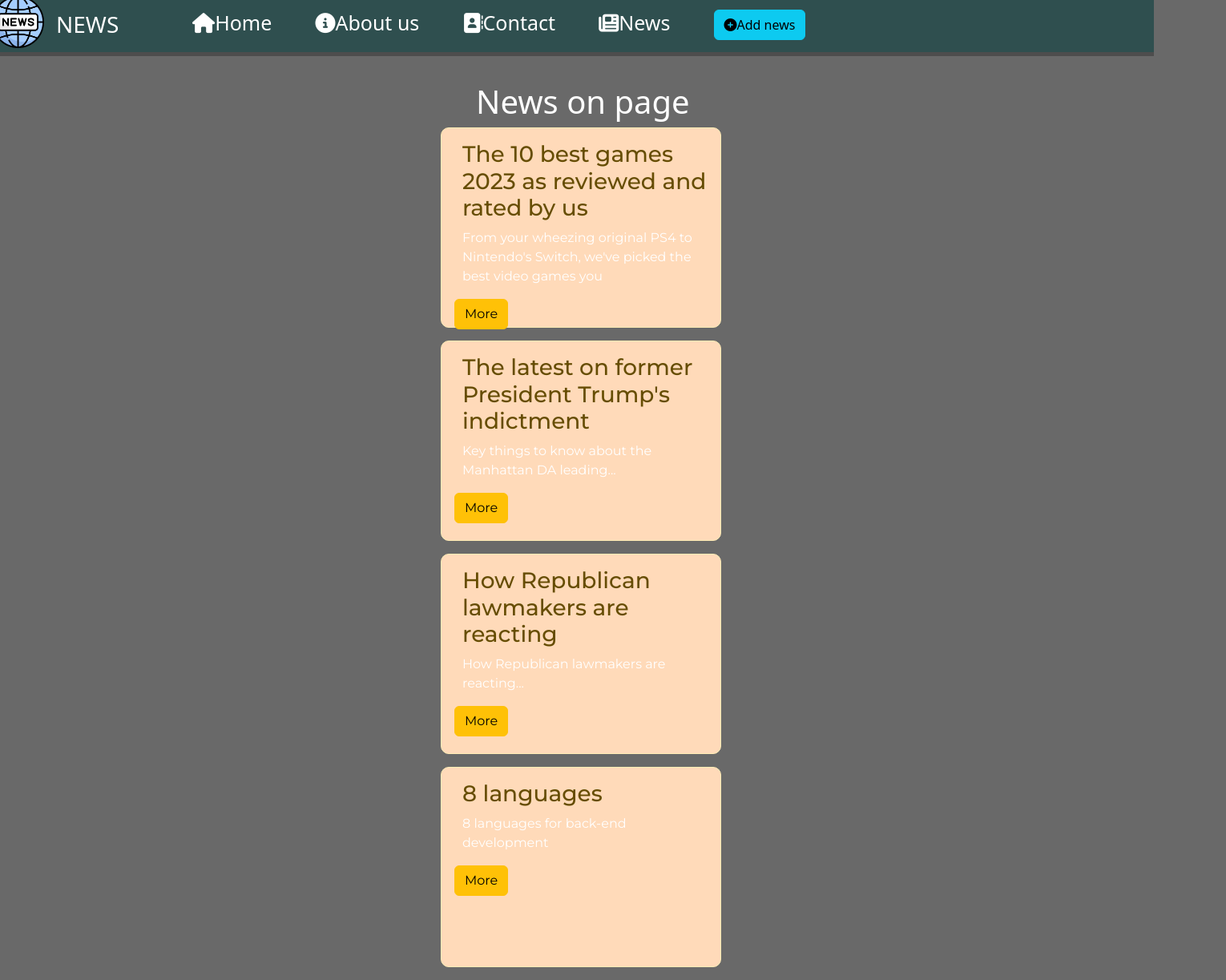
//news, run on an earlier commit of the app's database.
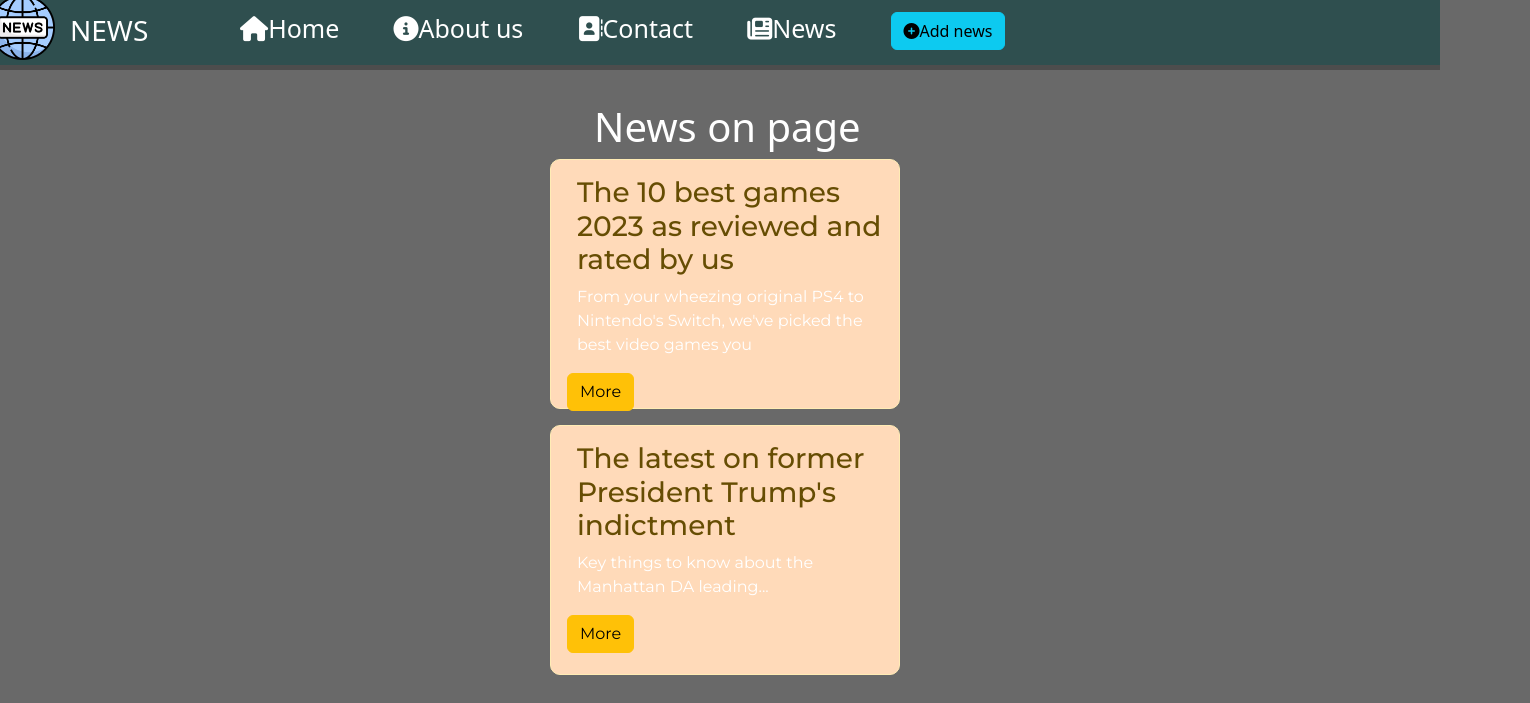
And on a later commit of the database.
### news/models.py (models this page shows, shortened)
class Article(models.Model):
    title = models.CharField("Название", max_length=50)
    anons = models.CharField('Анонс', max_length=100)
    full_text = models.TextField('Статья')
    date = models.DateTimeField('Дата публикация')
    class Meta:
        verbose_name = 'Новость'
        verbose_name_plural = 'Новости'

### news/views.py (the view)
# urls.py: path('', news_home, name='news_home'),
def news_home(request):
    news = Article.objects.order_by('date')
    return render(request, 'news/news_home.html', {'news': news})

### news/templates/news/news_home.html (shortened to what this page needs)
{% extends 'home/layout.html' %}
{% block main %}
    <div class="news_main">
        {% if news %}
            <h1 class="news-news">News on page</h1>
            {% for el in news %}
                <div class="alert alert-warning">
                    <h3 class="title-news">{{ el.title }}</h3>
                    <p class="anons-news">{{ el.anons }}</p>
                    <a href="{% url 'news-detail' el.id %}" class="btn btn-warning">More</a>
                </div>
            {% endfor %}
        {% else %}
            <p>Noting in news</p>
        {% endif %}
    </div>
{% endblock %}

### home/templates/home/layout.html (shortened to what this page needs)
{% load static %}
<!DOCTYPE html>
<html>
    <head>
        <link rel="stylesheet" href="https://cdn.jsdelivr.net/npm/bootstrap@5.2.3/dist/css/bootstrap.min.css">
        <link rel="stylesheet" href="{% static 'css/../../static/css/styl.css' %}">
    </head>
    <body>
    <aside>
        <img src="{% static 'img/1042680.png' %}" alt=logo">
        <div class="links">
            <h3>NEWS</h3>
            <li><a id="home" href="{% url 'home' %}"><i class="fa-solid fa-house"></i>Home</a></li>
            <li><a id="about" href="{% url 'about' %}"><i class="fa-solid fa-circle-info"></i>About us</a></li>
            <li><a id="contacts" href="{% url 'contacts' %}"><i class="fa-solid fa-address-book"></i>Contact</a></li>
            <li><a href="{% url 'news_home' %}"><i class="fa-solid fa-newspaper"></i>News</a></li>
            <li><a href="{% url 'create' %}"><button class="btn btn-info"><i class="fas fa-plus-circle"></i>Add news</button></a></li>
        </div>
    </aside>
    <main>
        {% block main %}
        {% endblock %}
    </main>
    </body>
</html>

### home/static/css/styl.css (style rules this page uses)
html { width: 100%; max-width: 100%; overflow-x: hidden; }
body { background: dimgrey; }
aside { position: relative; background: darkslategrey; bottom: 25px; height: 95px; width: 1450px; right: 10px; border-bottom: 5px solid #4d4d4d; color: white; }
a { text-decoration-line: none; }
aside img { position: relative; width: 65px; top: 20px; }
aside h3 { position: relative; bottom: 26px; left: 80px; }
li { display: inline; }
aside li a { display: inline; color: white; position: relative; transition: .6s ease; bottom: 72px; left: 200px; margin-left: 50px; font-size: 25px; }
.alert-warning { margin-left: 550px; width: 350px; height: 250px; border-radius: 10px; background: peachpuff; font-family: 'Montserrat', sans-serif; }
.title-news, .anons-news { margin-left: 10px; }
.news-news { margin-left: 594px; color: white; }
h1 { color: white; }
p { color: white; }

What changed in the data, as far as the page shows it:
removed Article: title "How Republican lawmakers are reacting", anons "How Republican lawmakers are reacting..."
removed Article: title "8 languages", anons "8 languages for back-end development"
